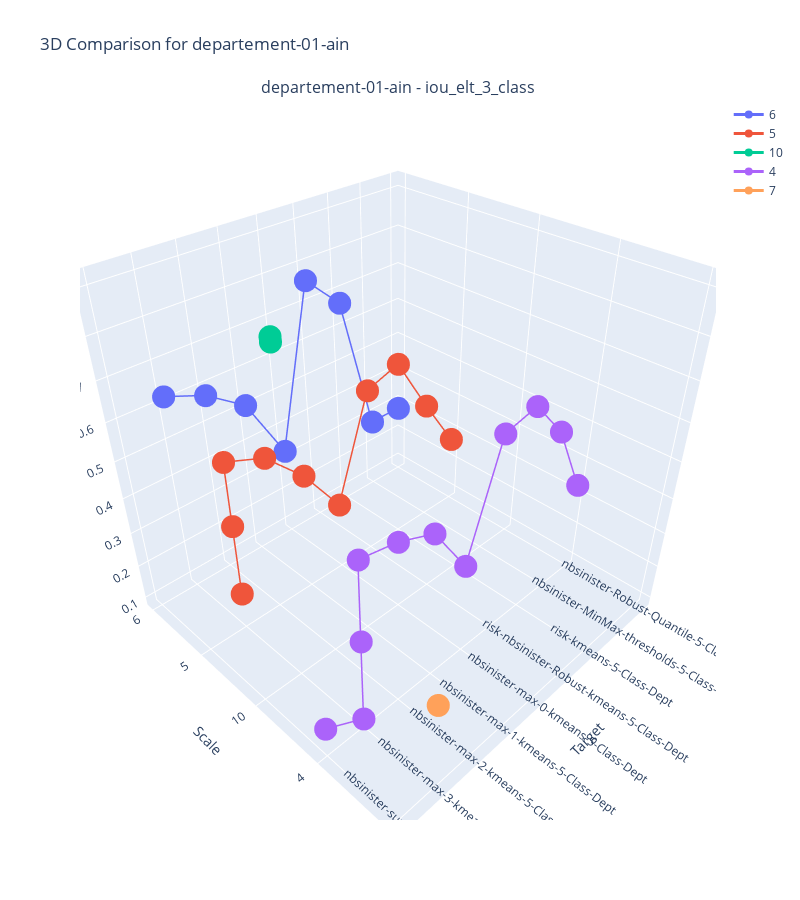
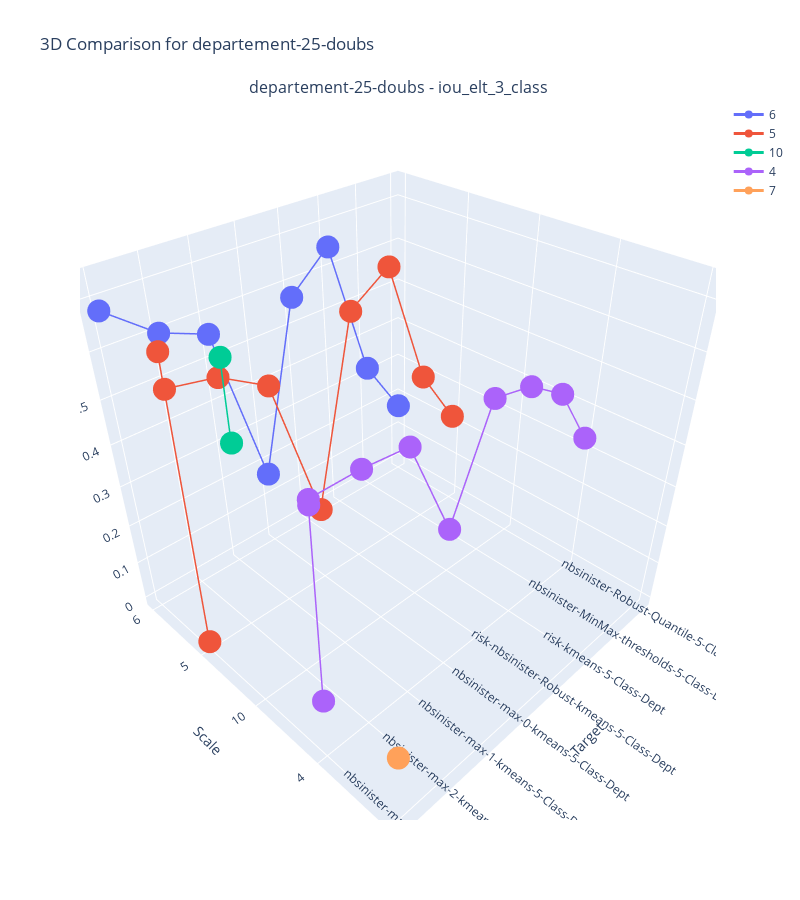

These figures' notebook cell, in order:
### Code cell
compare_models_2d(df, df.Department.unique(), dept_markers, ['iou_elt_3_class'],  'Target', 'Scale', 'Scale')

### Figure 1 — Plotly figure (JSON) as saved in the notebook; plotly's stock layout.template omitted (floating-point values rounded to 4 significant figures)
{"data": [{"line": {"color": "#636EFA", "width": 3}, "marker": {"color": "#636EFA", "size": 8}, "mode": "lines+markers", "name": "6", "scene": "scene", "type": "scatter3d", "x": [0, 1, 2, 3, 4, 5, 6, 7], "y": [0, 0, 0, 0, 0, 0, 0, 0], "z": [0.28, 0.28, 0.67, 0.76, 0.33, 0.51, 0.58, 0.62]}, {"line": {"color": "#EF553B", "width": 3}, "marker": {"color": "#EF553B", "size": 8}, "mode": "lines+markers", "name": "5", "scene": "scene", "type": "scatter3d", "x": [0, 1, 2, 3, 4, 5, 6, 7, 7, 7], "y": [1, 1, 1, 1, 1, 1, 1, 1, 1, 1], "z": [0.27, 0.42, 0.58, 0.55, 0.27, 0.41, 0.51, 0.55, 0.38, 0.18]}, {"line": {"color": "#00CC96", "width": 3}, "marker": {"color": "#00CC96", "size": 8}, "mode": "lines+markers", "name": "10", "scene": "scene", "type": "scatter3d", "x": [7, 7], "y": [2, 2], "z": [0.9, 0.91]}, {"line": {"color": "#AB63FA", "width": 3}, "marker": {"color": "#AB63FA", "size": 8}, "mode": "lines+markers", "name": "4", "scene": "scene", "type": "scatter3d", "x": [0, 1, 2, 3, 4, 5, 6, 7, 7, 7, 8], "y": [3, 3, 3, 3, 3, 3, 3, 3, 3, 3, 3], "z": [0.33, 0.53, 0.64, 0.62, 0.33, 0.48, 0.52, 0.54, 0.33, 0.1, 0.16]}, {"line": {"color": "#FFA15A", "width": 3}, "marker": {"color": "#FFA15A", "size": 8}, "mode": "lines+markers", "name": "7", "scene": "scene", "type": "scatter3d", "x": [7], "y": [4], "z": [0.32]}], "layout": {"annotations": [{"font": {"size": 16}, "showarrow": false, "text": "departement-01-ain - iou_elt_3_class", "x": 0.5, "xanchor": "center", "xref": "paper", "y": 1, "yanchor": "bottom", "yref": "paper"}], "height": 900, "scene": {"domain": {"x": [0, 1], "y": [0, 1]}, "xaxis": {"ticktext": ["nbsinister-Robust-Quantile-5-Class-Dept", "nbsinister-MinMax-thresholds-5-Class-Dept", "risk-kmeans-5-Class-Dept", "risk-nbsinister-Robust-kmeans-5-Class-Dept", "nbsinister-max-0-kmeans-5-Class-Dept", "nbsinister-max-1-kmeans-5-Class-Dept", "nbsinister-max-2-kmeans-5-Class-Dept", "nbsinister-max-3-kmeans-5-Class-Dept", "nbsinister-sum-3-kmeans-5-Class-Dept"], "tickvals": [0, 1, 2, 3, 4, 5, 6, 7, 8], "title": {"text": "Target"}}, "yaxis": {"ticktext": ["6", "5", 10, "4", "7"], "tickvals": [0, 1, 2, 3, 4], "title": {"text": "Scale"}}, "zaxis": {"title": {"text": "iou_elt_3_class"}}}, "showlegend": true, "title": {"text": "3D Comparison for departement-01-ain"}, "width": 800}}

### Figure 2 — Plotly figure (JSON) as saved in the notebook; plotly's stock layout.template omitted (floating-point values rounded to 4 significant figures)
{"data": [{"line": {"color": "#636EFA", "width": 3}, "marker": {"color": "#636EFA", "size": 8}, "mode": "lines+markers", "name": "6", "scene": "scene", "type": "scatter3d", "x": [0, 1, 2, 3, 4, 5, 6, 7], "y": [0, 0, 0, 0, 0, 0, 0, 0], "z": [0.17, 0.32, 0.65, 0.57, 0.17, 0.56, 0.6, 0.68]}, {"line": {"color": "#EF553B", "width": 3}, "marker": {"color": "#EF553B", "size": 8}, "mode": "lines+markers", "name": "5", "scene": "scene", "type": "scatter3d", "x": [0, 1, 2, 3, 4, 5, 6, 7, 7, 7], "y": [1, 1, 1, 1, 1, 1, 1, 1, 1, 1], "z": [0.22, 0.37, 0.66, 0.6, 0.17, 0.52, 0.58, 0.6, 0.67, 0]}, {"line": {"color": "#00CC96", "width": 3}, "marker": {"color": "#00CC96", "size": 8}, "mode": "lines+markers", "name": "10", "scene": "scene", "type": "scatter3d", "x": [7, 7], "y": [2, 2], "z": [0.58, 0.73]}, {"line": {"color": "#AB63FA", "width": 3}, "marker": {"color": "#AB63FA", "size": 8}, "mode": "lines+markers", "name": "4", "scene": "scene", "type": "scatter3d", "x": [0, 1, 2, 3, 4, 5, 6, 7, 7, 7], "y": [3, 3, 3, 3, 3, 3, 3, 3, 3, 3], "z": [0.33, 0.48, 0.54, 0.56, 0.33, 0.56, 0.57, 0.57, 0.56, 0.13]}, {"line": {"color": "#FFA15A", "width": 3}, "marker": {"color": "#FFA15A", "size": 8}, "mode": "lines+markers", "name": "7", "scene": "scene", "type": "scatter3d", "x": [7], "y": [4], "z": [0.15]}], "layout": {"annotations": [{"font": {"size": 16}, "showarrow": false, "text": "departement-25-doubs - iou_elt_3_class", "x": 0.5, "xanchor": "center", "xref": "paper", "y": 1, "yanchor": "bottom", "yref": "paper"}], "height": 900, "scene": {"domain": {"x": [0, 1], "y": [0, 1]}, "xaxis": {"ticktext": ["nbsinister-Robust-Quantile-5-Class-Dept", "nbsinister-MinMax-thresholds-5-Class-Dept", "risk-kmeans-5-Class-Dept", "risk-nbsinister-Robust-kmeans-5-Class-Dept", "nbsinister-max-0-kmeans-5-Class-Dept", "nbsinister-max-1-kmeans-5-Class-Dept", "nbsinister-max-2-kmeans-5-Class-Dept", "nbsinister-max-3-kmeans-5-Class-Dept", "nbsinister-sum-3-kmeans-5-Class-Dept"], "tickvals": [0, 1, 2, 3, 4, 5, 6, 7, 8], "title": {"text": "Target"}}, "yaxis": {"ticktext": ["6", "5", 10, "4", "7"], "tickvals": [0, 1, 2, 3, 4], "title": {"text": "Scale"}}, "zaxis": {"title": {"text": "iou_elt_3_class"}}}, "showlegend": true, "title": {"text": "3D Comparison for departement-25-doubs"}, "width": 800}}
